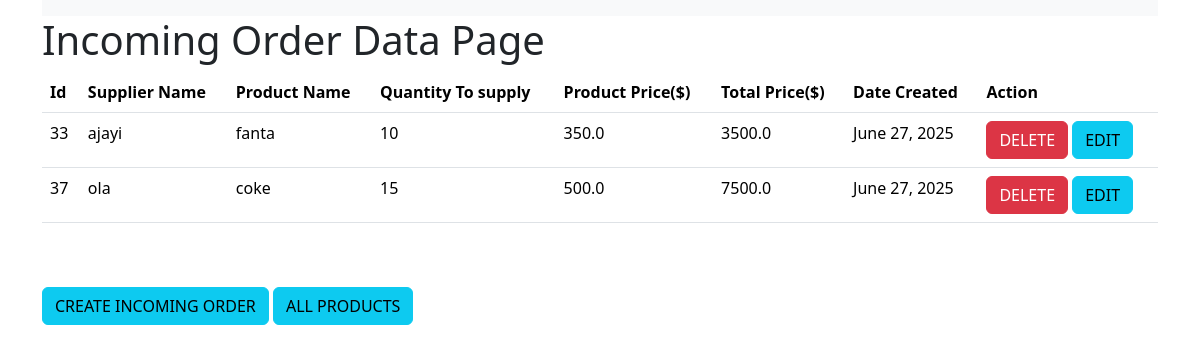
The page /allincomingorders (signed in) on the database its author committed.
### inventoryapp/models.py (models this page shows, shortened)
class IncomingOrder(models.Model):
    productId = models.ForeignKey(Product, default=0, related_name="incomingorder", on_delete=models.CASCADE)
    supplierId = models.ForeignKey(Supplier, default=0,related_name="incomingorder", on_delete=models.CASCADE)
    quantityToSupply = models.IntegerField()
    productPrice = models.FloatField()
    totalPrice = models.FloatField()
    supplyDate = models.DateField(auto_now_add=True)

class Supplier(models.Model):
    firstName = models.CharField(max_length=45)
    lastName = models.CharField(max_length=45)
    age = models.IntegerField()
    email = models.EmailField()
    phoneNumber = models.IntegerField()
    address = models.CharField(max_length=45)
    date_created = models.DateField(auto_now_add=True)
    def __str__(self):
        return self.firstName

class Product(models.Model):
    name = models.CharField(max_length=30, null=False)
    categoryId = models.ForeignKey(Category, related_name="product", on_delete=models.CASCADE)
    availableQuantity = models.IntegerField(default=0)
    unitPrice = models.FloatField(default=0)
    totalPrice = models.FloatField(default=0)
    date_created = models.DateField(auto_now_add=True)
    def __str__(self):
        return self.name

### inventoryapp/views.py (the view)
# urls.py: path('allincomingorders', views.allincomingorders, name='allincomingorders'),
def allincomingorders(request):
    orders = IncomingOrder.objects.all()
    return render(request, "allincomingorders.html", context={"orders": orders})

### templates/allincomingorders.html (shortened to what this page needs)
<!DOCTYPE html>
<html lang="en">
<head>
     <link href="https://cdn.jsdelivr.net/npm/bootstrap@5.3.2/dist/css/bootstrap.min.css" rel="stylesheet"
>
</head>
<body>
<div class="container">
  <div class="row justify-content-center">
    <div class="col-md-20">
<nav class="navbar bg-dark navbar-expand-lg bg-body-tertiary">
</nav>
  <marquee><h1> Incoming Order Data Page</h1></marquee>
        <table class="table">
          <thead>
            <tr>
                <th scope="col">Id</th>
                <th scope="col">Supplier Name</th>
                <th scope="col">Product Name</th>
                <th scope="col">Quantity To supply</th>
                <th scope="col">Product Price($)</th>
                <th scope="col">Total Price($)</th>
                <th scope="col">Date Created</th>
                <th scope="col">Action</th>
            </tr>
          </thead>
          <tbody>
             {% for order in orders %}
            <tr>
                <td>{{order.id}}</td>
                <td>{{order.supplierId}}</td>
                <td>{{order.productId}}</td>
                <td>{{order.quantityToSupply}}</td>
                <td>{{order.productPrice}}</td>
                <td>{{order.totalPrice}}</td>
                <td>{{order.supplyDate}}</td>
                <td><a href="{% url 'removeincomingorder' order.id %}" class="btn btn-danger">DELETE</a>
                    <a href="{% url 'updateincomingorder' order.id %}" class="btn btn-info">EDIT</a>
                </td>
            </tr>
            {% endfor %}
          </tbody>
        </table><br><br>
         <a href="{% url 'createincomingorder' %}" class="btn btn-info">CREATE INCOMING ORDER</a>
          <a href="{% url 'allproducts' %}" class="btn btn-info">ALL PRODUCTS</a>
    </div>
  </div>
</div>
</body>
</html>

### rows shown on the page
IncomingOrder: id "33", supplierId "ajayi", productId "fanta", quantityToSupply "10", productPrice "350.0", totalPrice "3500.0", supplyDate "June 27, 2025"
IncomingOrder: id "37", supplierId "ola", productId "coke", quantityToSupply "15", productPrice "500.0", totalPrice "7500.0", supplyDate "June 27, 2025"
